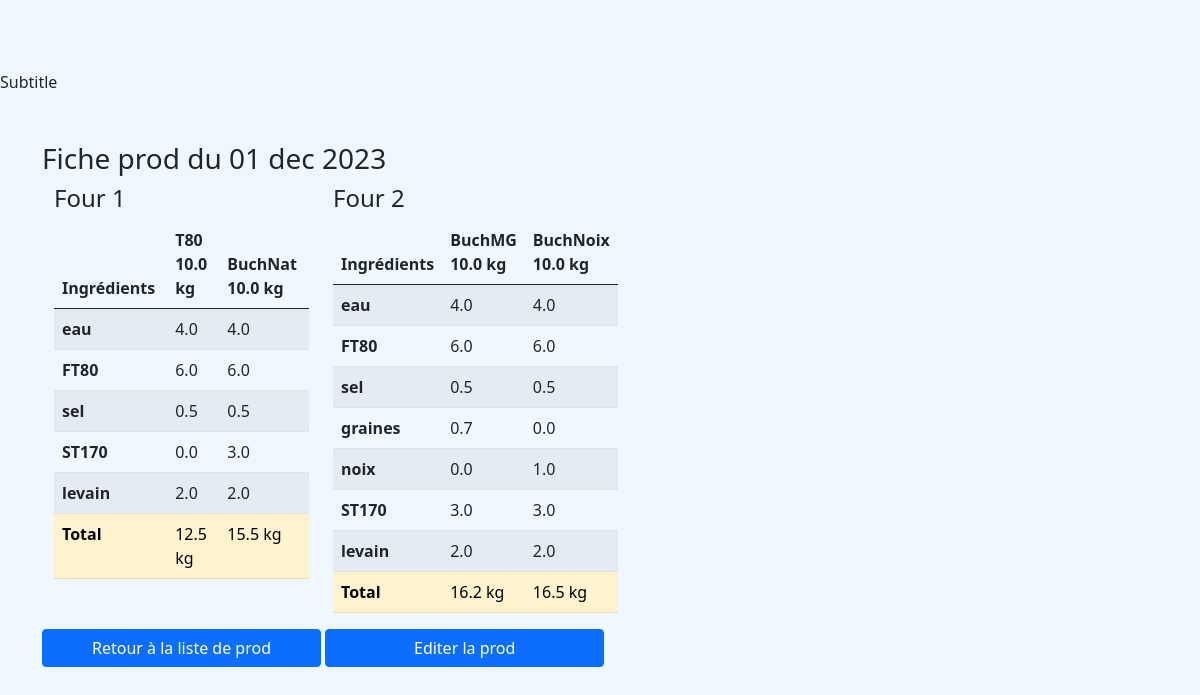
/prod/prodlist/8/ficheprod/, run on the app's committed database.
### prod/models.py (models this page shows, shortened)
class Data(models.Model):
    prod_id = models.ForeignKey(Prod, on_delete=models.CASCADE)
    T80 = models.FloatField(default=0)
    BuchNat = models.FloatField(default=0)
    BuchMG = models.FloatField(default=0)
    BuchRN = models.FloatField(default=0)
    BuchNoix = models.FloatField(
        default=0,
    )
    RizSar = models.FloatField(
        default=0,
    )
    PetEp = models.FloatField(
        default=0,
    )
    Brioche = models.FloatField(
        default=0,
    )
    Cookies = models.IntegerField(default=0)

class Prod(models.Model):
    date = models.DateField(unique=True)
    boulanger = models.CharField(
        max_length=100, default="", null="", choices=boulanger_list
    )

class Recipe(models.Model):
    four_id = models.ForeignKey(Data, on_delete=models.CASCADE)
    four_pain = models.CharField(max_length=50, default="Brioche")
    FT80 = models.FloatField(default=0)
    ST170 = models.FloatField(default=0)
    PET80 = models.FloatField(default=0)
    RT80 = models.FloatField(default=0)
    SarT80 = models.FloatField(default=0)
    FPDT = models.FloatField(default=0)
    eau = models.FloatField(default=0)
    sel = models.FloatField(default=0)
    oeufs = models.FloatField(default=0)
    sucre = models.FloatField(default=0)
    beurre = models.FloatField(default=0)
    levain = models.FloatField(default=0)
    raisin = models.FloatField(default=0)
    noisettes = models.FloatField(default=0)
    noix = models.FloatField(default=0)
    graines = models.FloatField(default=0)
    levure = models.FloatField(default=0)
    def total_ingr(self):
        total = 0
        for ingr in self.non_zero():
            total += getattr(self, ingr)
        return total
    def non_zero(self):
        non_zero_items = []
        for pain, qtt in self.__dict__.items():
            if qtt != 0:
                non_zero_items.append(pain)
        to_remove = ["_state", "id", "four_id", "four_id_id", "four_pain"]
        non_zero_items = [
            element for element in non_zero_items if element not in to_remove
        ]
        return non_zero_items
    def __init__(self, *args, **kwargs):
        super().__init__(*args, **kwargs)
        if self.four_id:
            kg = getattr(self.four_id, self.four_pain)
            if self.four_pain == "T80":
                self.FT80 = 0.6 * kg
                self.sel = 0.05 * kg
                self.eau = 0.4 * kg
                self.levain = 0.2 * kg
            elif self.four_pain == "BuchNat":
                self.FT80 = 0.6 * kg
                self.ST170 = 0.3 * kg
                self.sel = 0.05 * kg
                self.eau = 0.4 * kg
                self.levain = 0.2 * kg
            elif self.four_pain == "BuchMG":
                self.FT80 = 0.6 * kg
                self.ST170 = 0.3 * kg
                self.sel = 0.05 * kg
                self.eau = 0.4 * kg
                self.levain = 0.2 * kg
                self.graines = 0.07 * kg
            elif self.four_pain == "BuchNoix":
                self.FT80 = 0.6 * kg
                self.ST170 = 0.3 * kg
                self.sel = 0.05 * kg
                self.eau = 0.4 * kg
                self.levain = 0.2 * kg
                self.noix = 0.1 * kg
            elif self.four_pain == "RizSar":
                self.FT80 = 0.6 * kg
                self.sel = 0.05 * kg
                self.eau = 0.4 * kg
                self.levain = 0.2 * kg
            elif self.four_pain == "PetEp":
                self.FT80 = 0.6 * kg
                self.sel = 0.05 * kg
                self.eau = 0.4 * kg
                self.levain = 0.2 * kg
            elif self.four_pain == "Brioche":
                self.FT80 = 0.6 * kg
                self.sel = 0.05 * kg
                self.eau = 0.4 * kg
                self.levain = 0.2 * kg
            elif self.four_pain == "Cookies":
                self.FT80 = 0.6 * kg
                self.sel = 0.05 * kg
                self.eau = 0.4 * kg
                self.levain = 0.2 * kg
            else:
                raise ValueError(f"{self.four_pain} n'est pas une recette valide !")

### prod/views.py (the view, shortened to what this page needs)
class FicheProdView(DetailView):
    model = Prod
    template_name = "ficheprod.html"
    def get_context_data(self, **kwargs):
        context = super(FicheProdView, self).get_context_data(**kwargs)
        QS = Data.objects.filter(prod_id__pk=self.object.pk)
        recettes = []
        for four in QS:
            print("Four ", four)
            rcp = formatteur_de_recettes(four)
            recettes.append(rcp)
        context = {"prod": list(QS), "recettes": recettes}
        print(f"context = {context}")
        return context

### prod/recettes.py (called while the page is built)
def formatteur_de_recettes(data):
    all_recipes = data.recipe_set.all()
    non_zero_ingr = []
    recipes_names = []
    totals = []
    for recipe in all_recipes:
        recipes_names.append(recipe.four_pain) # au passage, les noms de recettes
        totals.append(recipe.total_ingr()) # au passage, les poids totaux
        non_zero_ingr += list(recipe.non_zero())
    non_zero_ingr = set(non_zero_ingr) #remove duplicates
    print(non_zero_ingr)
    print(recipes_names)
    result = {}
    result["headers"] = recipes_names
    result["headers"].insert(0,"Ingrédients")
    result["totals"] = totals
    result["rows"] = {}
    for ingr in non_zero_ingr:
        qtt = []
        for recipe in all_recipes:
            qtt.append(round(getattr(recipe,ingr),2))
        result["rows"][ingr] = qtt
    return result

### prod/templatetags/extra_filters.py (called while the page is built)
@register.filter
def return_item(l, i):
    try:
        return l[i]
    except:
        return None

@register.filter
def get_attr(obj, attr_name):
    return getattr(obj, attr_name)

### templates/ficheprod.html (shortened to what this page needs)
{% extends 'base.html' %}
{% load crispy_forms_tags %} {% load static %} {% load extra_filters %}
{% block content %}
<h3>Fiche prod du {{ prod.0.prod_id.date|date:_("d b Y") }}</h3>
<div class="container">
  <div class="row">
    {% for elem in recettes %} {% with index=forloop.counter0 %}
    <div class="col-{{ elem.headers|length }}">
      <h4>Four {{ forloop.counter }}</h4>
      <table class="table table-striped">
        <thead>
          <tr>
            {% for item in elem.headers %} {% if forloop.counter0 == 0 %}
            <th class="col-md-1">{{ item }}</th>
            {% else %}
            <th class="col-md-1">
              {{ item }} {{ prod|return_item:index|get_attr:item }} kg
            </th>
            {% endif %} {% endfor %}
          </tr>
        </thead>
        <tbody>
          {% for key, row in elem.rows.items %}
          <tr>
            <th scope="row" class="col-md-1">{{ key }}</th>
            {% for value in row %}
            <td class="col-md-1">{{ value }}</td>
            {% endfor %}
          </tr>
          {% endfor %}
          <tr>
            <th class="table-warning">Total</th>
            {% for item in elem.totals %}
            <td class="table-warning">{{ item }} kg</td>
            {% endfor %}
          </tr>
        </tbody>
      </table>
    </div>
    {% endwith %} {% endfor %}
  </div>
</div>
<div id="button_div">
  <a
    href="{% url 'prod:list_prod' %}"
    role="button"
    class="btn btn-primary col-3"
    >Retour à la liste de prod</a
  >
  <a
    href="{% url 'prod:prod_detail' pk=prod.0.prod_id.pk %}"
    role="button"
    class="btn btn-primary col-3"
    >Editer la prod</a
  >
</div>
{% endblock content %}

### prod/static/prod.css (style rules this page uses)
body { padding-top: 70px; background-color: aliceblue; }

### data on the page
Data: prod_id.date "01 dec 2023"
Recipe: headers "T80", headers "10.0"
Recipe: headers "BuchNat", headers "10.0"
Recipe: headers "BuchMG", headers "10.0"
Recipe: headers "BuchNoix", headers "10.0"

### other printed values
{{ item }} "Ingrédients" "Ingrédients"
{{ key }} "eau" "FT80" "sel" "ST170" "levain" "eau" "FT80" "sel" "graines" "noix" "ST170" "levain"
{{ value }} "4.0" "4.0" "6.0" "6.0" "0.5" "0.5" "0.0" "3.0" "2.0" "2.0" "4.0" "4.0" "6.0" "6.0" "0.5" "0.5" "0.7" "0.0" "0.0" "1.0" "3.0" "3.0" "2.0" "2.0"
{{ item }} "12.5" "15.5" "16.2" "16.5"
